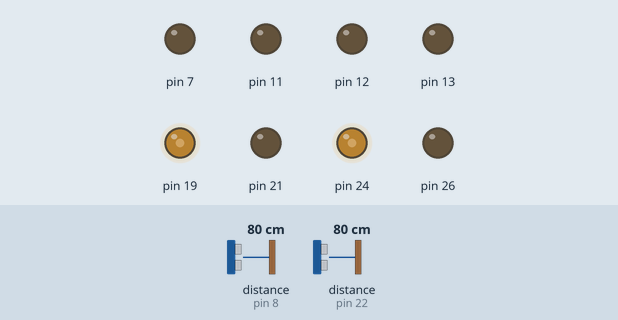
Bench run of a program on a simulated Raspberry Pi (header pin numbers). On the bench: output pins drawn as LEDs (lit = HIGH). Dashed ring = blinking. The inputs (shaded band) are chosen by the test bench; at power-on: distance to the obstacle (sensors on pin 8, pin 22) 80 cm. The echo pulse lasts 58.3 µs per cm; the clock reads 2024-03-15 10:24:30 at power-on unless the program sets it; pins used as bus, display or sensor lines are not drawn.

Above: at 1.2 s.
1.3 s: distance to the obstacle (sensor on pin 8) set to 2 cm
At 2.5 s:
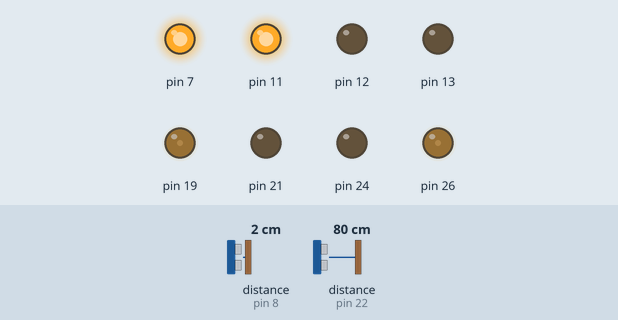
2.8 s: distance to the obstacle (sensor on pin 22) set to 23 cm
4.3 s: distance to the obstacle (sensor on pin 22) set to 19 cm
At 4.99 s:
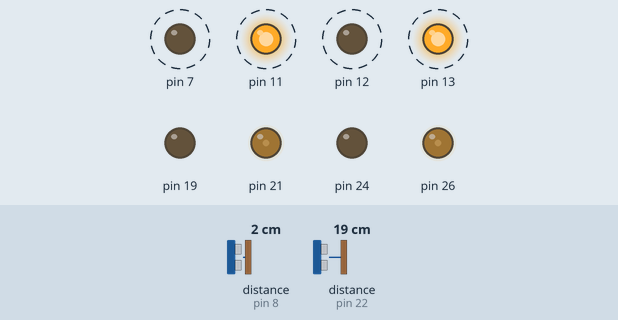
7.3 s: distance to the obstacle (sensor on pin 8) set to 250 cm
At 7.8 s:
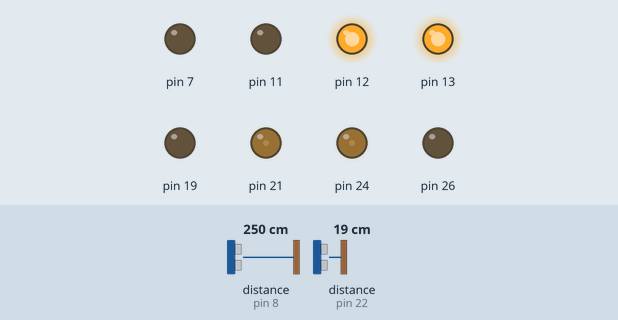
8.8 s: distance to the obstacle (sensor on pin 22) set to 203 cm
At 10.3 s:
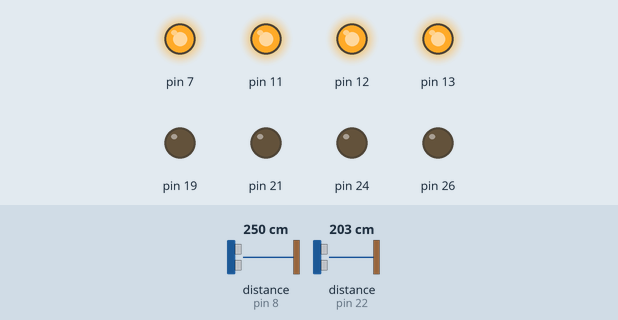
Timing chart, 0 to 11.6 s (numbered marks = the images above; inputs shaded):
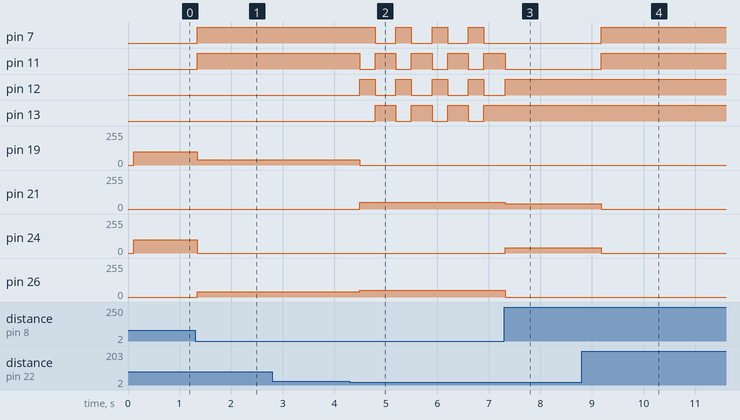

Measured:
- the behaviour switches between 21 and 20 cm on distance to the obstacle (sensor on pin 22) (found by bisection; images 1 and 2)
- after the input at 1.3 s, pin 7, pin 11: LOW → HIGH at once; pin 19: 99/255 → 38/255 at once; pin 24: 99/255 → 0/255 at once; pin 26: 0/255 → 38/255 at once
- after the input at 2.8 s, every drawn part: stays the same
- after the input at 4.3 s, pin 7: alternates HIGH for 0.30 s and LOW for 0.40 s, starting after 0.49 s; pin 11: alternates HIGH for 0.40 s and LOW for 0.30 s, starting after 0.19 s
- after the input at 7.3 s, pin 7: stops changing and stays LOW; pin 11: goes on until 7.3 s, then stays LOW; pin 12: goes on until 7.3 s, then stays HIGH; pin 13: stops changing and stays HIGH; pin 21: 51/255 → 38/255 at once
- after the input at 8.8 s, pin 7, pin 11: LOW → HIGH after 0.38 s; pin 21, pin 24: 38/255 → 0/255 after 0.38 s

The program:

followMe.py
```python
import RPi.GPIO as GPIO, sys, threading, time
GPIO.setwarnings(False)
#use physical pin numbering
GPIO.setmode(GPIO.BOARD)

#use pwm on inputs so motors don't go too fast
GPIO.setup(19, GPIO.OUT)
p=GPIO.PWM(19, 20)
p.start(0)
GPIO.setup(21, GPIO.OUT)
q=GPIO.PWM(21, 20)
q.start(0)
GPIO.setup(24, GPIO.OUT)
a=GPIO.PWM(24,20)
a.start(0)
GPIO.setup(26, GPIO.OUT)
b=GPIO.PWM(26,20)
b.start(0)

# Setup LED pins as outputs
LED1 = 13
LED2 = 12
LED3 = 11
LED4 = 07
GPIO.setup(LED1, GPIO.OUT)
GPIO.setup(LED2, GPIO.OUT)
GPIO.setup(LED3, GPIO.OUT)
GPIO.setup(LED4, GPIO.OUT)

# Define Sonar Pin for Trigger and Echo to be the same
sonar_L = 8
sonarR_trigger =18
sonarR_echo = 22

def setLEDs(L1, L2, L3, L4):
  GPIO.output(LED1, L1)
  GPIO.output(LED2, L2)
  GPIO.output(LED3, L3)
  GPIO.output(LED4, L4)

def leftSonar():
  GPIO.setup(sonar_L, GPIO.OUT)
  GPIO.output(sonar_L, True)
  time.sleep(0.00001)
       	#sends out signal w/ TRIGGER?
  GPIO.output(sonar_L, False)
       	#ends signal
  start = time.time()
  count = time.time()
  GPIO.setup(sonar_L, GPIO.IN)
       	#receives input through ECHO?
  while GPIO.input(sonar_L)==0 and time.time()-count<0.1:
    start = time.time()
  stop=time.time()
  while GPIO.input(sonar_L)==1:
    stop = time.time()
       	# Calculate pulse length
  elapsed = stop-start
       	# Distance pulse travelled in that time is time
       	# multiplied by the speed of sound (cm/s)
  distanceL = elapsed * 34000
       	# That was the distance there and back so halve the value
  distanceL = distanceL / 2
##  print 'Distance_L:', distanceL
##  time.sleep(.75)
  return distanceL


def rightSonar():
  GPIO.setup(sonarR_trigger, GPIO.OUT)
  GPIO.output(sonarR_trigger, True)
  time.sleep(0.0001)
  GPIO.output(sonarR_trigger, False)
  start = time.time()
  count = time.time()
  GPIO.setup(sonarR_echo, GPIO.IN)
  while GPIO.input(sonarR_echo) == 0 and time.time()-count<0.1:
    start = time.time()
  stop = time.time()
  while GPIO.input(sonarR_echo) == 1:
    stop = time.time()
  elapsed = stop-start
  distanceR = elapsed * 34000
  distanceR = distanceR / 2
##  print 'Distance_R:', distanceR
##  time.sleep(.75)
  return distanceR

slowspeed = 25
bspeed = 20
fastspeed = 100
turnspeed = 15

def forwards(speed):
  p.ChangeDutyCycle(speed)
  q.ChangeDutyCycle(0)
  a.ChangeDutyCycle(speed)
  b.ChangeDutyCycle(0)
  setLEDs(0, 0, 0, 0)
  #print('straight')
  #LEDs are reverse logic

def reverse(speed):
  p.ChangeDutyCycle(0)
  q.ChangeDutyCycle(speed)
  a.ChangeDutyCycle(0)
  b.ChangeDutyCycle(speed)
  setLEDs(0, 1, 0, 1)
  time.sleep(0.3)
  setLEDs(1, 0, 1, 0)
  #print('straight')

def turnleft():
  p.ChangeDutyCycle(turnspeed)
  q.ChangeDutyCycle(0)
  a.ChangeDutyCycle(0)
  b.ChangeDutyCycle(turnspeed)
  setLEDs(0, 0, 1, 1)
  #print('left')

def turnright():
  p.ChangeDutyCycle(0)
  q.ChangeDutyCycle(turnspeed)
  a.ChangeDutyCycle(turnspeed)
  b.ChangeDutyCycle(0)
  setLEDs(1, 1, 0, 0)
  #print('right')

def stopall():
  p.ChangeDutyCycle(0)
  q.ChangeDutyCycle(0)
  a.ChangeDutyCycle(0)
  b.ChangeDutyCycle(0)
  setLEDs(1, 1, 1, 1)
  #print('stop')

def follow(distanceL, distanceR, speed):
    if distanceL > 20 and distanceL < 30 and distanceR > 20 and distanceR < 30:
        stopall()
        time.sleep(.3)
    elif distanceL < 20 and distanceR < 20:
        reverse(speed)
        time.sleep(.3)
    elif distanceL > 30 and distanceL < 200 and distanceR > 30 and distanceR < 200:
        forwards(speed)
        time.sleep(.3)
    elif distanceL >200 and distanceR > 200:
        stopall()
        time.sleep(0.3)
    elif distanceL < 40 and distanceR > 60:
        turnleft()
        time.sleep(0.5)
    elif distanceR < 40 and distanceL > 60:
        turnright()
        time.sleep(0.5)


# main loop
try:
    while True:
      distanceR = rightSonar()
      time.sleep(0.1)
      distanceL = leftSonar()
      if min((int(distanceL)/2), 100) == (int(distanceL)/2):
        speed = max(20, (int(distanceL)/2))
      else:
        speed = 100

      follow(distanceL, distanceR, speed)

except KeyboardInterrupt:
  setLEDs(1, 1, 1, 1)
  GPIO.cleanup()
  sys.exit()
```
